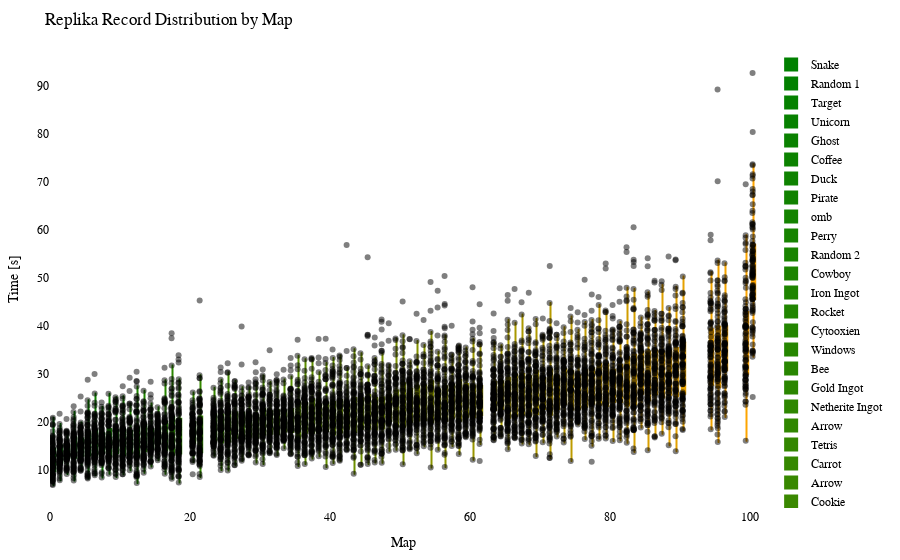

Notebook source saved alongside this figure:
### Code cell
import plotly.graph_objects as go
import plotly.io as pio
from matplotlib.colors import LinearSegmentedColormap, to_hex

df = getRecordsDataframe(minigame="Replika")

# sort df columns by mean value 
df = df.reindex(df.mean().sort_values().index, axis=1)

# drop sum column
df = df.drop(columns=["Sum"])

# replace 25 with NaN
df = df.replace(25, np.nan)

# remove "ms " from column names
df.columns = df.columns.str.replace('ms ', '')

# Exclude the first column (assuming it's the column you don't want to include)
df_to_html = df.iloc[:, 1:]

# Calculate the offset for centering the data points
num_columns = len(df_to_html.columns)
offset = 0.5

# Create a green to orange gradient
cmap = LinearSegmentedColormap.from_list("green_orange", ["green", "orange"])
colors = [to_hex(cmap(i / (num_columns - 1))) for i in range(num_columns)]

# Create a Swarm plot using Plotly
fig = go.Figure()

for i, (column, color) in enumerate(zip(df_to_html.columns, colors)):
    x_values = [i + offset] * len(df_to_html[column])  # Adjust x-values with offset for horizontal centering
    fig.add_trace(go.Box(x=x_values,
                         y=df_to_html[column],
                         name=column,
                         boxpoints='all',
                         pointpos=-0.5,  # Adjust point position to prevent overlapping
                         marker=dict(color='rgba(0,0,0,0.5)', size=6),  # Adjust marker color and size
                         line=dict(color=color),
                         fillcolor=color,
                         hovertext=df_to_html.index,
                         hoverinfo='name+text+y',
                         showlegend=True))

fig.update_layout(title="Replika Record Distribution by Map",
                  xaxis=dict(title="Map"),
                  yaxis=dict(title="Time [s]"),
                  showlegend=True,
                  font=dict(family="Arial", size=12, color="black"),  # Customize font
                  plot_bgcolor="white",  # Set background color
                  margin=dict(l=50, r=50, t=50, b=50),  # Adjust margins for better layout
                  )

# Show the figure
fig.show()

# Export the plot to an HTML file
pio.write_html(fig, "out/repl_swarm_plot.html")

### Figure 1 — Plotly figure (JSON) as saved in the notebook; plotly's stock layout.template omitted (floating-point values rounded to 4 significant figures; data arrays with more than 128 entries replaced by an {"elided": "..."} marker saying what was removed)
{"data": [{"boxpoints": "all", "fillcolor": "#008000", "hoverinfo": "name+text+y", "hovertext": {"elided": "144 str values"}, "line": {"color": "#008000"}, "marker": {"color": "rgba(0,0,0,0.5)", "size": 6}, "name": "Snake", "pointpos": -0.5, "showlegend": true, "type": "box", "x": {"elided": "144 float values"}, "y": {"elided": "144 float values"}}, {"boxpoints": "all", "fillcolor": "#028000", "hoverinfo": "name+text+y", "hovertext": {"elided": "144 str values"}, "line": {"color": "#028000"}, "marker": {"color": "rgba(0,0,0,0.5)", "size": 6}, "name": "Random 1", "pointpos": -0.5, "showlegend": true, "type": "box", "x": {"elided": "144 float values"}, "y": {"elided": "144 float values"}}, {"boxpoints": "all", "fillcolor": "#058100", "hoverinfo": "name+text+y", "hovertext": {"elided": "144 str values"}, "line": {"color": "#058100"}, "marker": {"color": "rgba(0,0,0,0.5)", "size": 6}, "name": "Target", "pointpos": -0.5, "showlegend": true, "type": "box", "x": {"elided": "144 float values"}, "y": {"elided": "144 float values"}}, {"boxpoints": "all", "fillcolor": "#078100", "hoverinfo": "name+text+y", "hovertext": {"elided": "144 str values"}, "line": {"color": "#078100"}, "marker": {"color": "rgba(0,0,0,0.5)", "size": 6}, "name": "Unicorn", "pointpos": -0.5, "showlegend": true, "type": "box", "x": {"elided": "144 float values"}, "y": {"elided": "144 float values"}}, {"boxpoints": "all", "fillcolor": "#0a8100", "hoverinfo": "name+text+y", "hovertext": {"elided": "144 str values"}, "line": {"color": "#0a8100"}, "marker": {"color": "rgba(0,0,0,0.5)", "size": 6}, "name": "Ghost", "pointpos": -0.5, "showlegend": true, "type": "box", "x": {"elided": "144 float values"}, "y": {"elided": "144 float values"}}, {"boxpoints": "all", "fillcolor": "#0c8200", "hoverinfo": "name+text+y", "hovertext": {"elided": "144 str values"}, "line": {"color": "#0c8200"}, "marker": {"color": "rgba(0,0,0,0.5)", "size": 6}, "name": "Coffee", "pointpos": -0.5, "showlegend": true, "type": "box", "x": {"elided": "144 float values"}, "y": {"elided": "144 float values"}}, {"boxpoints": "all", "fillcolor": "#0f8200", "hoverinfo": "name+text+y", "hovertext": {"elided": "144 str values"}, "line": {"color": "#0f8200"}, "marker": {"color": "rgba(0,0,0,0.5)", "size": 6}, "name": "Duck", "pointpos": -0.5, "showlegend": true, "type": "box", "x": {"elided": "144 float values"}, "y": {"elided": "144 float values"}}, {"boxpoints": "all", "fillcolor": "#118200", "hoverinfo": "name+text+y", "hovertext": {"elided": "144 str values"}, "line": {"color": "#118200"}, "marker": {"color": "rgba(0,0,0,0.5)", "size": 6}, "name": "Pirate", "pointpos": -0.5, "showlegend": true, "type": "box", "x": {"elided": "144 float values"}, "y": {"elided": "144 float values"}}, {"boxpoints": "all", "fillcolor": "#148300", "hoverinfo": "name+text+y", "hovertext": {"elided": "144 str values"}, "line": {"color": "#148300"}, "marker": {"color": "rgba(0,0,0,0.5)", "size": 6}, "name": "omb", "pointpos": -0.5, "showlegend": true, "type": "box", "x": {"elided": "144 float values"}, "y": {"elided": "144 float values"}}, {"boxpoints": "all", "fillcolor": "#178300", "hoverinfo": "name+text+y", "hovertext": {"elided": "144 str values"}, "line": {"color": "#178300"}, "marker": {"color": "rgba(0,0,0,0.5)", "size": 6}, "name": "Perry", "pointpos": -0.5, "showlegend": true, "type": "box", "x": {"elided": "144 float values"}, "y": {"elided": "144 float values"}}, {"boxpoints": "all", "fillcolor": "#198400", "hoverinfo": "name+text+y", "hovertext": {"elided": "144 str values"}, "line": {"color": "#198400"}, "marker": {"color": "rgba(0,0,0,0.5)", "size": 6}, "name": "Random 2", "pointpos": -0.5, "showlegend": true, "type": "box", "x": {"elided": "144 float values"}, "y": {"elided": "144 float values"}}, {"boxpoints": "all", "fillcolor": "#1c8400", "hoverinfo": "name+text+y", "hovertext": {"elided": "144 str values"}, "line": {"color": "#1c8400"}, "marker": {"color": "rgba(0,0,0,0.5)", "size": 6}, "name": "Cowboy", "pointpos": -0.5, "showlegend": true, "type": "box", "x": {"elided": "144 float values"}, "y": {"elided": "144 float values"}}, {"boxpoints": "all", "fillcolor": "#1e8400", "hoverinfo": "name+text+y", "hovertext": {"elided": "144 str values"}, "line": {"color": "#1e8400"}, "marker": {"color": "rgba(0,0,0,0.5)", "size": 6}, "name": "Iron Ingot", "pointpos": -0.5, "showlegend": true, "type": "box", "x": {"elided": "144 float values"}, "y": {"elided": "144 float values"}}, {"boxpoints": "all", "fillcolor": "#218500", "hoverinfo": "name+text+y", "hovertext": {"elided": "144 str values"}, "line": {"color": "#218500"}, "marker": {"color": "rgba(0,0,0,0.5)", "size": 6}, "name": "Rocket", "pointpos": -0.5, "showlegend": true, "type": "box", "x": {"elided": "144 float values"}, "y": {"elided": "144 float values"}}, {"boxpoints": "all", "fillcolor": "#238500", "hoverinfo": "name+text+y", "hovertext": {"elided": "144 str values"}, "line": {"color": "#238500"}, "marker": {"color": "rgba(0,0,0,0.5)", "size": 6}, "name": "Cytooxien", "pointpos": -0.5, "showlegend": true, "type": "box", "x": {"elided": "144 float values"}, "y": {"elided": "144 float values"}}, {"boxpoints": "all", "fillcolor": "#268600", "hoverinfo": "name+text+y", "hovertext": {"elided": "144 str values"}, "line": {"color": "#268600"}, "marker": {"color": "rgba(0,0,0,0.5)", "size": 6}, "name": "Windows", "pointpos": -0.5, "showlegend": true, "type": "box", "x": {"elided": "144 float values"}, "y": {"elided": "144 float values"}}, {"boxpoints": "all", "fillcolor": "#288600", "hoverinfo": "name+text+y", "hovertext": {"elided": "144 str values"}, "line": {"color": "#288600"}, "marker": {"color": "rgba(0,0,0,0.5)", "size": 6}, "name": "Bee", "pointpos": -0.5, "showlegend": true, "type": "box", "x": {"elided": "144 float values"}, "y": {"elided": "144 float values"}}, {"boxpoints": "all", "fillcolor": "#2b8600", "hoverinfo": "name+text+y", "hovertext": {"elided": "144 str values"}, "line": {"color": "#2b8600"}, "marker": {"color": "rgba(0,0,0,0.5)", "size": 6}, "name": "Gold Ingot", "pointpos": -0.5, "showlegend": true, "type": "box", "x": {"elided": "144 float values"}, "y": {"elided": "144 float values"}}, {"boxpoints": "all", "fillcolor": "#2e8700", "hoverinfo": "name+text+y", "hovertext": {"elided": "144 str values"}, "line": {"color": "#2e8700"}, "marker": {"color": "rgba(0,0,0,0.5)", "size": 6}, "name": "Netherite Ingot", "pointpos": -0.5, "showlegend": true, "type": "box", "x": {"elided": "144 float values"}, "y": {"elided": "144 float values"}}, {"boxpoints": "all", "fillcolor": "#308700", "hoverinfo": "name+text+y", "hovertext": {"elided": "144 str values"}, "line": {"color": "#308700"}, "marker": {"color": "rgba(0,0,0,0.5)", "size": 6}, "name": "Arrow", "pointpos": -0.5, "showlegend": true, "type": "box", "x": {"elided": "144 float values"}, "y": {"elided": "144x2 float values"}}, {"boxpoints": "all", "fillcolor": "#338700", "hoverinfo": "name+text+y", "hovertext": {"elided": "144 str values"}, "line": {"color": "#338700"}, "marker": {"color": "rgba(0,0,0,0.5)", "size": 6}, "name": "Tetris", "pointpos": -0.5, "showlegend": true, "type": "box", "x": {"elided": "144 float values"}, "y": {"elided": "144 float values"}}, {"boxpoints": "all", "fillcolor": "#358800", "hoverinfo": "name+text+y", "hovertext": {"elided": "144 str values"}, "line": {"color": "#358800"}, "marker": {"color": "rgba(0,0,0,0.5)", "size": 6}, "name": "Carrot", "pointpos": -0.5, "showlegend": true, "type": "box", "x": {"elided": "144 float values"}, "y": {"elided": "144 float values"}}, {"boxpoints": "all", "fillcolor": "#388800", "hoverinfo": "name+text+y", "hovertext": {"elided": "144 str values"}, "line": {"color": "#388800"}, "marker": {"color": "rgba(0,0,0,0.5)", "size": 6}, "name": "Arrow", "pointpos": -0.5, "showlegend": true, "type": "box", "x": {"elided": "144 float values"}, "y": {"elided": "144x2 float values"}}, {"boxpoints": "all", "fillcolor": "#3a8800", "hoverinfo": "name+text+y", "hovertext": {"elided": "144 str values"}, "line": {"color": "#3a8800"}, "marker": {"color": "rgba(0,0,0,0.5)", "size": 6}, "name": "Cookie", "pointpos": -0.5, "showlegend": true, "type": "box", "x": {"elided": "144 float values"}, "y": {"elided": "144 float values"}}, {"boxpoints": "all", "fillcolor": "#3d8900", "hoverinfo": "name+text+y", "hovertext": {"elided": "144 str values"}, "line": {"color": "#3d8900"}, "marker": {"color": "rgba(0,0,0,0.5)", "size": 6}, "name": "Krabs", "pointpos": -0.5, "showlegend": true, "type": "box", "x": {"elided": "144 float values"}, "y": {"elided": "144 float values"}}, {"boxpoints": "all", "fillcolor": "#408900", "hoverinfo": "name+text+y", "hovertext": {"elided": "144 str values"}, "line": {"color": "#408900"}, "marker": {"color": "rgba(0,0,0,0.5)", "size": 6}, "name": "Poppy", "pointpos": -0.5, "showlegend": true, "type": "box", "x": {"elided": "144 float values"}, "y": {"elided": "144 float values"}}, {"boxpoints": "all", "fillcolor": "#428a00", "hoverinfo": "name+text+y", "hovertext": {"elided": "144 str values"}, "line": {"color": "#428a00"}, "marker": {"color": "rgba(0,0,0,0.5)", "size": 6}, "name": "Pacman Ghost", "pointpos": -0.5, "showlegend": true, "type": "box", "x": {"elided": "144 float values"}, "y": {"elided": "144 float values"}}, {"boxpoints": "all", "fillcolor": "#458a00", "hoverinfo": "name+text+y", "hovertext": {"elided": "144 str values"}, "line": {"color": "#458a00"}, "marker": {"color": "rgba(0,0,0,0.5)", "size": 6}, "name": "Koopa", "pointpos": -0.5, "showlegend": true, "type": "box", "x": {"elided": "144 float values"}, "y": {"elided": "144 float values"}}, {"boxpoints": "all", "fillcolor": "#478a00", "hoverinfo": "name+text+y", "hovertext": {"elided": "144 str values"}, "line": {"color": "#478a00"}, "marker": {"color": "rgba(0,0,0,0.5)", "size": 6}, "name": "Twitch", "pointpos": -0.5, "showlegend": true, "type": "box", "x": {"elided": "144 float values"}, "y": {"elided": "144 float values"}}, {"boxpoints": "all", "fillcolor": "#4a8b00", "hoverinfo": "name+text+y", "hovertext": {"elided": "144 str values"}, "line": {"color": "#4a8b00"}, "marker": {"color": "rgba(0,0,0,0.5)", "size": 6}, "name": "Water Temple", "pointpos": -0.5, "showlegend": true, "type": "box", "x": {"elided": "144 float values"}, "y": {"elided": "144 float values"}}, {"boxpoints": "all", "fillcolor": "#4c8b00", "hoverinfo": "name+text+y", "hovertext": {"elided": "144 str values"}, "line": {"color": "#4c8b00"}, "marker": {"color": "rgba(0,0,0,0.5)", "size": 6}, "name": "Mario", "pointpos": -0.5, "showlegend": true, "type": "box", "x": {"elided": "144 float values"}, "y": {"elided": "144 float values"}}, {"boxpoints": "all", "fillcolor": "#4f8b00", "hoverinfo": "name+text+y", "hovertext": {"elided": "144 str values"}, "line": {"color": "#4f8b00"}, "marker": {"color": "rgba(0,0,0,0.5)", "size": 6}, "name": "Controller", "pointpos": -0.5, "showlegend": true, "type": "box", "x": {"elided": "144 float values"}, "y": {"elided": "144 float values"}}, {"boxpoints": "all", "fillcolor": "#518c00", "hoverinfo": "name+text+y", "hovertext": {"elided": "144 str values"}, "line": {"color": "#518c00"}, "marker": {"color": "rgba(0,0,0,0.5)", "size": 6}, "name": "Poke Ball", "pointpos": -0.5, "showlegend": true, "type": "box", "x": {"elided": "144 float values"}, "y": {"elided": "144 float values"}}, {"boxpoints": "all", "fillcolor": "#548c00", "hoverinfo": "name+text+y", "hovertext": {"elided": "144 str values"}, "line": {"color": "#548c00"}, "marker": {"color": "rgba(0,0,0,0.5)", "size": 6}, "name": "Camera", "pointpos": -0.5, "showlegend": true, "type": "box", "x": {"elided": "144 float values"}, "y": {"elided": "144 float values"}}, {"boxpoints": "all", "fillcolor": "#578d00", "hoverinfo": "name+text+y", "hovertext": {"elided": "144 str values"}, "line": {"color": "#578d00"}, "marker": {"color": "rgba(0,0,0,0.5)", "size": 6}, "name": "Diskette", "pointpos": -0.5, "showlegend": true, "type": "box", "x": {"elided": "144 float values"}, "y": {"elided": "144 float values"}}, {"boxpoints": "all", "fillcolor": "#598d00", "hoverinfo": "name+text+y", "hovertext": {"elided": "144 str values"}, "line": {"color": "#598d00"}, "marker": {"color": "rgba(0,0,0,0.5)", "size": 6}, "name": "House", "pointpos": -0.5, "showlegend": true, "type": "box", "x": {"elided": "144 float values"}, "y": {"elided": "144 float values"}}, {"boxpoints": "all", "fillcolor": "#5c8d00", "hoverinfo": "name+text+y", "hovertext": {"elided": "144 str values"}, "line": {"color": "#5c8d00"}, "marker": {"color": "rgba(0,0,0,0.5)", "size": 6}, "name": "Caterpie", "pointpos": -0.5, "showlegend": true, "type": "box", "x": {"elided": "144 float values"}, "y": {"elided": "144 float values"}}, {"boxpoints": "all", "fillcolor": "#5e8e00", "hoverinfo": "name+text+y", "hovertext": {"elided": "144 str values"}, "line": {"color": "#5e8e00"}, "marker": {"color": "rgba(0,0,0,0.5)", "size": 6}, "name": "YouTube", "pointpos": -0.5, "showlegend": true, "type": "box", "x": {"elided": "144 float values"}, "y": {"elided": "144 float values"}}, {"boxpoints": "all", "fillcolor": "#618e00", "hoverinfo": "name+text+y", "hovertext": {"elided": "144 str values"}, "line": {"color": "#618e00"}, "marker": {"color": "rgba(0,0,0,0.5)", "size": 6}, "name": "Parrot", "pointpos": -0.5, "showlegend": true, "type": "box", "x": {"elided": "144 float values"}, "y": {"elided": "144 float values"}}, {"boxpoints": "all", "fillcolor": "#638e00", "hoverinfo": "name+text+y", "hovertext": {"elided": "144 str values"}, "line": {"color": "#638e00"}, "marker": {"color": "rgba(0,0,0,0.5)", "size": 6}, "name": "Baby Yoda", "pointpos": -0.5, "showlegend": true, "type": "box", "x": {"elided": "144 float values"}, "y": {"elided": "144 float values"}}, {"boxpoints": "all", "fillcolor": "#668f00", "hoverinfo": "name+text+y", "hovertext": {"elided": "144 str values"}, "line": {"color": "#668f00"}, "marker": {"color": "rgba(0,0,0,0.5)", "size": 6}, "name": "Sonic", "pointpos": -0.5, "showlegend": true, "type": "box", "x": {"elided": "144 float values"}, "y": {"elided": "144 float values"}}, {"boxpoints": "all", "fillcolor": "#688f00", "hoverinfo": "name+text+y", "hovertext": {"elided": "144 str values"}, "line": {"color": "#688f00"}, "marker": {"color": "rgba(0,0,0,0.5)", "size": 6}, "name": "Chicken", "pointpos": -0.5, "showlegend": true, "type": "box", "x": {"elided": "144 float values"}, "y": {"elided": "144 float values"}}, {"boxpoints": "all", "fillcolor": "#6b9000", "hoverinfo": "name+text+y", "hovertext": {"elided": "144 str values"}, "line": {"color": "#6b9000"}, "marker": {"color": "rgba(0,0,0,0.5)", "size": 6}, "name": "Twitter", "pointpos": -0.5, "showlegend": true, "type": "box", "x": {"elided": "144 float values"}, "y": {"elided": "144 float values"}}, {"boxpoints": "all", "fillcolor": "#6e9000", "hoverinfo": "name+text+y", "hovertext": {"elided": "144 str values"}, "line": {"color": "#6e9000"}, "marker": {"color": "rgba(0,0,0,0.5)", "size": 6}, "name": "Excavator", "pointpos": -0.5, "showlegend": true, "type": "box", "x": {"elided": "144 float values"}, "y": {"elided": "144 float values"}}, {"boxpoints": "all", "fillcolor": "#709000", "hoverinfo": "name+text+y", "hovertext": {"elided": "144 str values"}, "line": {"color": "#709000"}, "marker": {"color": "rgba(0,0,0,0.5)", "size": 6}, "name": "Fox", "pointpos": -0.5, "showlegend": true, "type": "box", "x": {"elided": "144 float values"}, "y": {"elided": "144 float values"}}, {"boxpoints": "all", "fillcolor": "#739100", "hoverinfo": "name+text+y", "hovertext": {"elided": "144 str values"}, "line": {"color": "#739100"}, "marker": {"color": "rgba(0,0,0,0.5)", "size": 6}, "name": "Egg", "pointpos": -0.5, "showlegend": true, "type": "box", "x": {"elided": "144 float values"}, "y": {"elided": "144 float values"}}, {"boxpoints": "all", "fillcolor": "#759100", "hoverinfo": "name+text+y", "hovertext": {"elided": "144 str values"}, "line": {"color": "#759100"}, "marker": {"color": "rgba(0,0,0,0.5)", "size": 6}, "name": "of Meat", "pointpos": -0.5, "showlegend": true, "type": "box", "x": {"elided": "144 float values"}, "y": {"elided": "144 float values"}}, {"boxpoints": "all", "fillcolor": "#789100", "hoverinfo": "name+text+y", "hovertext": {"elided": "144 str values"}, "line": {"color": "#789100"}, "marker": {"color": "rgba(0,0,0,0.5)", "size": 6}, "name": "Frog", "pointpos": -0.5, "showlegend": true, "type": "box", "x": {"elided": "144 float values"}, "y": {"elided": "144 float values"}}, {"boxpoints": "all", "fillcolor": "#7a9200", "hoverinfo": "name+text+y", "hovertext": {"elided": "144 str values"}, "line": {"color": "#7a9200"}, "marker": {"color": "rgba(0,0,0,0.5)", "size": 6}, "name": "Thinking 2", "pointpos": -0.5, "showlegend": true, "type": "box", "x": {"elided": "144 float values"}, "y": {"elided": "144 float values"}}, {"boxpoints": "all", "fillcolor": "#7d9200", "hoverinfo": "name+text+y", "hovertext": {"elided": "144 str values"}, "line": {"color": "#7d9200"}, "marker": {"color": "rgba(0,0,0,0.5)", "size": 6}, "name": "Tree", "pointpos": -0.5, "showlegend": true, "type": "box", "x": {"elided": "144 float values"}, "y": {"elided": "144 float values"}}, {"boxpoints": "all", "fillcolor": "#809300", "hoverinfo": "name+text+y", "hovertext": {"elided": "144 str values"}, "line": {"color": "#809300"}, "marker": {"color": "rgba(0,0,0,0.5)", "size": 6}, "name": "The Sea", "pointpos": -0.5, "showlegend": true, "type": "box", "x": {"elided": "144 float values"}, "y": {"elided": "144 float values"}}, {"boxpoints": "all", "fillcolor": "#829300", "hoverinfo": "name+text+y", "hovertext": {"elided": "144 str values"}, "line": {"color": "#829300"}, "marker": {"color": "rgba(0,0,0,0.5)", "size": 6}, "name": "Thinking", "pointpos": -0.5, "showlegend": true, "type": "box", "x": {"elided": "144 float values"}, "y": {"elided": "144 float values"}}, {"boxpoints": "all", "fillcolor": "#859300", "hoverinfo": "name+text+y", "hovertext": {"elided": "144 str values"}, "line": {"color": "#859300"}, "marker": {"color": "rgba(0,0,0,0.5)", "size": 6}, "name": "ppHop 2", "pointpos": -0.5, "showlegend": true, "type": "box", "x": {"elided": "144 float values"}, "y": {"elided": "144 float values"}}, {"boxpoints": "all", "fillcolor": "#879400", "hoverinfo": "name+text+y", "hovertext": {"elided": "144 str values"}, "line": {"color": "#879400"}, "marker": {"color": "rgba(0,0,0,0.5)", "size": 6}, "name": "Heart", "pointpos": -0.5, "showlegend": true, "type": "box", "x": {"elided": "144 float values"}, "y": {"elided": "144 float values"}}, {"boxpoints": "all", "fillcolor": "#8a9400", "hoverinfo": "name+text+y", "hovertext": {"elided": "144 str values"}, "line": {"color": "#8a9400"}, "marker": {"color": "rgba(0,0,0,0.5)", "size": 6}, "name": "Sheep", "pointpos": -0.5, "showlegend": true, "type": "box", "x": {"elided": "144 float values"}, "y": {"elided": "144 float values"}}, {"boxpoints": "all", "fillcolor": "#8c9400", "hoverinfo": "name+text+y", "hovertext": {"elided": "144 str values"}, "line": {"color": "#8c9400"}, "marker": {"color": "rgba(0,0,0,0.5)", "size": 6}, "name": "Up", "pointpos": -0.5, "showlegend": true, "type": "box", "x": {"elided": "144 float values"}, "y": {"elided": "144 float values"}}, {"boxpoints": "all", "fillcolor": "#8f9500", "hoverinfo": "name+text+y", "hovertext": {"elided": "144 str values"}, "line": {"color": "#8f9500"}, "marker": {"color": "rgba(0,0,0,0.5)", "size": 6}, "name": "Pizza", "pointpos": -0.5, "showlegend": true, "type": "box", "x": {"elided": "144 float values"}, "y": {"elided": "144 float values"}}, {"boxpoints": "all", "fillcolor": "#919500", "hoverinfo": "name+text+y", "hovertext": {"elided": "144 str values"}, "line": {"color": "#919500"}, "marker": {"color": "rgba(0,0,0,0.5)", "size": 6}, "name": "Skeleton", "pointpos": -0.5, "showlegend": true, "type": "box", "x": {"elided": "144 float values"}, "y": {"elided": "144 float values"}}, {"boxpoints": "all", "fillcolor": "#949500", "hoverinfo": "name+text+y", "hovertext": {"elided": "144 str values"}, "line": {"color": "#949500"}, "marker": {"color": "rgba(0,0,0,0.5)", "size": 6}, "name": "French Fries", "pointpos": -0.5, "showlegend": true, "type": "box", "x": {"elided": "144 float values"}, "y": {"elided": "144 float values"}}, {"boxpoints": "all", "fillcolor": "#979600", "hoverinfo": "name+text+y", "hovertext": {"elided": "144 str values"}, "line": {"color": "#979600"}, "marker": {"color": "rgba(0,0,0,0.5)", "size": 6}, "name": "Among Us", "pointpos": -0.5, "showlegend": true, "type": "box", "x": {"elided": "144 float values"}, "y": {"elided": "144 float values"}}, {"boxpoints": "all", "fillcolor": "#999600", "hoverinfo": "name+text+y", "hovertext": {"elided": "144 str values"}, "line": {"color": "#999600"}, "marker": {"color": "rgba(0,0,0,0.5)", "size": 6}, "name": "Cherry", "pointpos": -0.5, "showlegend": true, "type": "box", "x": {"elided": "144 float values"}, "y": {"elided": "144 float values"}}, {"boxpoints": "all", "fillcolor": "#9c9700", "hoverinfo": "name+text+y", "hovertext": {"elided": "144 str values"}, "line": {"color": "#9c9700"}, "marker": {"color": "rgba(0,0,0,0.5)", "size": 6}, "name": "Mountain", "pointpos": -0.5, "showlegend": true, "type": "box", "x": {"elided": "144 float values"}, "y": {"elided": "144 float values"}}, {"boxpoints": "all", "fillcolor": "#9e9700", "hoverinfo": "name+text+y", "hovertext": {"elided": "144 str values"}, "line": {"color": "#9e9700"}, "marker": {"color": "rgba(0,0,0,0.5)", "size": 6}, "name": "Cow", "pointpos": -0.5, "showlegend": true, "type": "box", "x": {"elided": "144 float values"}, "y": {"elided": "144x2 float values"}}, {"boxpoints": "all", "fillcolor": "#a19700", "hoverinfo": "name+text+y", "hovertext": {"elided": "144 str values"}, "line": {"color": "#a19700"}, "marker": {"color": "rgba(0,0,0,0.5)", "size": 6}, "name": "Hourglass", "pointpos": -0.5, "showlegend": true, "type": "box", "x": {"elided": "144 float values"}, "y": {"elided": "144 float values"}}, {"boxpoints": "all", "fillcolor": "#a39800", "hoverinfo": "name+text+y", "hovertext": {"elided": "144 str values"}, "line": {"color": "#a39800"}, "marker": {"color": "rgba(0,0,0,0.5)", "size": 6}, "name": "Blue Monster", "pointpos": -0.5, "showlegend": true, "type": "box", "x": {"elided": "144 float values"}, "y": {"elided": "144 float values"}}, {"boxpoints": "all", "fillcolor": "#a69800", "hoverinfo": "name+text+y", "hovertext": {"elided": "144 str values"}, "line": {"color": "#a69800"}, "marker": {"color": "rgba(0,0,0,0.5)", "size": 6}, "name": "Wizard", "pointpos": -0.5, "showlegend": true, "type": "box", "x": {"elided": "144 float values"}, "y": {"elided": "144 float values"}}, {"boxpoints": "all", "fillcolor": "#a89800", "hoverinfo": "name+text+y", "hovertext": {"elided": "144 str values"}, "line": {"color": "#a89800"}, "marker": {"color": "rgba(0,0,0,0.5)", "size": 6}, "name": "Galaxian Alien", "pointpos": -0.5, "showlegend": true, "type": "box", "x": {"elided": "144 float values"}, "y": {"elided": "144 float values"}}, {"boxpoints": "all", "fillcolor": "#ab9900", "hoverinfo": "name+text+y", "hovertext": {"elided": "144 str values"}, "line": {"color": "#ab9900"}, "marker": {"color": "rgba(0,0,0,0.5)", "size": 6}, "name": "Zombie", "pointpos": -0.5, "showlegend": true, "type": "box", "x": {"elided": "144 float values"}, "y": {"elided": "144 float values"}}, {"boxpoints": "all", "fillcolor": "#ae9900", "hoverinfo": "name+text+y", "hovertext": {"elided": "144 str values"}, "line": {"color": "#ae9900"}, "marker": {"color": "rgba(0,0,0,0.5)", "size": 6}, "name": "ppHop 1", "pointpos": -0.5, "showlegend": true, "type": "box", "x": {"elided": "144 float values"}, "y": {"elided": "144 float values"}}, {"boxpoints": "all", "fillcolor": "#b09a00", "hoverinfo": "name+text+y", "hovertext": {"elided": "144 str values"}, "line": {"color": "#b09a00"}, "marker": {"color": "rgba(0,0,0,0.5)", "size": 6}, "name": "Eevee", "pointpos": -0.5, "showlegend": true, "type": "box", "x": {"elided": "144 float values"}, "y": {"elided": "144 float values"}}, {"boxpoints": "all", "fillcolor": "#b39a00", "hoverinfo": "name+text+y", "hovertext": {"elided": "144 str values"}, "line": {"color": "#b39a00"}, "marker": {"color": "rgba(0,0,0,0.5)", "size": 6}, "name": "Spider", "pointpos": -0.5, "showlegend": true, "type": "box", "x": {"elided": "144 float values"}, "y": {"elided": "144 float values"}}, {"boxpoints": "all", "fillcolor": "#b59a00", "hoverinfo": "name+text+y", "hovertext": {"elided": "144 str values"}, "line": {"color": "#b59a00"}, "marker": {"color": "rgba(0,0,0,0.5)", "size": 6}, "name": "Penguin", "pointpos": -0.5, "showlegend": true, "type": "box", "x": {"elided": "144 float values"}, "y": {"elided": "144 float values"}}, {"boxpoints": "all", "fillcolor": "#b89b00", "hoverinfo": "name+text+y", "hovertext": {"elided": "144 str values"}, "line": {"color": "#b89b00"}, "marker": {"color": "rgba(0,0,0,0.5)", "size": 6}, "name": "Turtle", "pointpos": -0.5, "showlegend": true, "type": "box", "x": {"elided": "144 float values"}, "y": {"elided": "144 float values"}}, {"boxpoints": "all", "fillcolor": "#ba9b00", "hoverinfo": "name+text+y", "hovertext": {"elided": "144 str values"}, "line": {"color": "#ba9b00"}, "marker": {"color": "rgba(0,0,0,0.5)", "size": 6}, "name": "Slime", "pointpos": -0.5, "showlegend": true, "type": "box", "x": {"elided": "144 float values"}, "y": {"elided": "144 float values"}}, {"boxpoints": "all", "fillcolor": "#bd9b00", "hoverinfo": "name+text+y", "hovertext": {"elided": "144 str values"}, "line": {"color": "#bd9b00"}, "marker": {"color": "rgba(0,0,0,0.5)", "size": 6}, "name": "Mouse", "pointpos": -0.5, "showlegend": true, "type": "box", "x": {"elided": "144 float values"}, "y": {"elided": "144 float values"}}, {"boxpoints": "all", "fillcolor": "#c09c00", "hoverinfo": "name+text+y", "hovertext": {"elided": "144 str values"}, "line": {"color": "#c09c00"}, "marker": {"color": "rgba(0,0,0,0.5)", "size": 6}, "name": "Instagram", "pointpos": -0.5, "showlegend": true, "type": "box", "x": {"elided": "144 float values"}, "y": {"elided": "144 float values"}}, {"boxpoints": "all", "fillcolor": "#c29c00", "hoverinfo": "name+text+y", "hovertext": {"elided": "144 str values"}, "line": {"color": "#c29c00"}, "marker": {"color": "rgba(0,0,0,0.5)", "size": 6}, "name": "muss los", "pointpos": -0.5, "showlegend": true, "type": "box", "x": {"elided": "144 float values"}, "y": {"elided": "144 float values"}}, {"boxpoints": "all", "fillcolor": "#c59d00", "hoverinfo": "name+text+y", "hovertext": {"elided": "144 str values"}, "line": {"color": "#c59d00"}, "marker": {"color": "rgba(0,0,0,0.5)", "size": 6}, "name": "Skeleton Skull", "pointpos": -0.5, "showlegend": true, "type": "box", "x": {"elided": "144 float values"}, "y": {"elided": "144 float values"}}, {"boxpoints": "all", "fillcolor": "#c79d00", "hoverinfo": "name+text+y", "hovertext": {"elided": "144 str values"}, "line": {"color": "#c79d00"}, "marker": {"color": "rgba(0,0,0,0.5)", "size": 6}, "name": "Cake", "pointpos": -0.5, "showlegend": true, "type": "box", "x": {"elided": "144 float values"}, "y": {"elided": "144 float values"}}, {"boxpoints": "all", "fillcolor": "#ca9d00", "hoverinfo": "name+text+y", "hovertext": {"elided": "144 str values"}, "line": {"color": "#ca9d00"}, "marker": {"color": "rgba(0,0,0,0.5)", "size": 6}, "name": "Blinky", "pointpos": -0.5, "showlegend": true, "type": "box", "x": {"elided": "144 float values"}, "y": {"elided": "144 float values"}}, {"boxpoints": "all", "fillcolor": "#cc9e00", "hoverinfo": "name+text+y", "hovertext": {"elided": "144 str values"}, "line": {"color": "#cc9e00"}, "marker": {"color": "rgba(0,0,0,0.5)", "size": 6}, "name": "Charizard", "pointpos": -0.5, "showlegend": true, "type": "box", "x": {"elided": "144 float values"}, "y": {"elided": "144 float values"}}, {"boxpoints": "all", "fillcolor": "#cf9e00", "hoverinfo": "name+text+y", "hovertext": {"elided": "144 str values"}, "line": {"color": "#cf9e00"}, "marker": {"color": "rgba(0,0,0,0.5)", "size": 6}, "name": "Globe", "pointpos": -0.5, "showlegend": true, "type": "box", "x": {"elided": "144 float values"}, "y": {"elided": "144 float values"}}, {"boxpoints": "all", "fillcolor": "#d19e00", "hoverinfo": "name+text+y", "hovertext": {"elided": "144 str values"}, "line": {"color": "#d19e00"}, "marker": {"color": "rgba(0,0,0,0.5)", "size": 6}, "name": "Princess", "pointpos": -0.5, "showlegend": true, "type": "box", "x": {"elided": "144 float values"}, "y": {"elided": "144 float values"}}, {"boxpoints": "all", "fillcolor": "#d49f00", "hoverinfo": "name+text+y", "hovertext": {"elided": "144 str values"}, "line": {"color": "#d49f00"}, "marker": {"color": "rgba(0,0,0,0.5)", "size": 6}, "name": "Apple", "pointpos": -0.5, "showlegend": true, "type": "box", "x": {"elided": "144 float values"}, "y": {"elided": "144 float values"}}, {"boxpoints": "all", "fillcolor": "#d79f00", "hoverinfo": "name+text+y", "hovertext": {"elided": "144 str values"}, "line": {"color": "#d79f00"}, "marker": {"color": "rgba(0,0,0,0.5)", "size": 6}, "name": "TNT", "pointpos": -0.5, "showlegend": true, "type": "box", "x": {"elided": "144 float values"}, "y": {"elided": "144 float values"}}, {"boxpoints": "all", "fillcolor": "#d99f00", "hoverinfo": "name+text+y", "hovertext": {"elided": "144 str values"}, "line": {"color": "#d99f00"}, "marker": {"color": "rgba(0,0,0,0.5)", "size": 6}, "name": "Kitty", "pointpos": -0.5, "showlegend": true, "type": "box", "x": {"elided": "144 float values"}, "y": {"elided": "144 float values"}}, {"boxpoints": "all", "fillcolor": "#dca000", "hoverinfo": "name+text+y", "hovertext": {"elided": "144 str values"}, "line": {"color": "#dca000"}, "marker": {"color": "rgba(0,0,0,0.5)", "size": 6}, "name": "Smurf", "pointpos": -0.5, "showlegend": true, "type": "box", "x": {"elided": "144 float values"}, "y": {"elided": "144 float values"}}, {"boxpoints": "all", "fillcolor": "#dea000", "hoverinfo": "name+text+y", "hovertext": {"elided": "144 str values"}, "line": {"color": "#dea000"}, "marker": {"color": "rgba(0,0,0,0.5)", "size": 6}, "name": "Mooshroom", "pointpos": -0.5, "showlegend": true, "type": "box", "x": {"elided": "144 float values"}, "y": {"elided": "144 float values"}}, {"boxpoints": "all", "fillcolor": "#e1a100", "hoverinfo": "name+text+y", "hovertext": {"elided": "144 str values"}, "line": {"color": "#e1a100"}, "marker": {"color": "rgba(0,0,0,0.5)", "size": 6}, "name": "Robin Hood", "pointpos": -0.5, "showlegend": true, "type": "box", "x": {"elided": "144 float values"}, "y": {"elided": "144 float values"}}, {"boxpoints": "all", "fillcolor": "#e3a100", "hoverinfo": "name+text+y", "hovertext": {"elided": "144 str values"}, "line": {"color": "#e3a100"}, "marker": {"color": "rgba(0,0,0,0.5)", "size": 6}, "name": "Toad", "pointpos": -0.5, "showlegend": true, "type": "box", "x": {"elided": "144 float values"}, "y": {"elided": "144 float values"}}, {"boxpoints": "all", "fillcolor": "#e6a100", "hoverinfo": "name+text+y", "hovertext": {"elided": "144 str values"}, "line": {"color": "#e6a100"}, "marker": {"color": "rgba(0,0,0,0.5)", "size": 6}, "name": "Guardian", "pointpos": -0.5, "showlegend": true, "type": "box", "x": {"elided": "144 float values"}, "y": {"elided": "144 float values"}}, {"boxpoints": "all", "fillcolor": "#e8a200", "hoverinfo": "name+text+y", "hovertext": {"elided": "144 str values"}, "line": {"color": "#e8a200"}, "marker": {"color": "rgba(0,0,0,0.5)", "size": 6}, "name": "Cow", "pointpos": -0.5, "showlegend": true, "type": "box", "x": {"elided": "144 float values"}, "y": {"elided": "144x2 float values"}}, {"boxpoints": "all", "fillcolor": "#eba200", "hoverinfo": "name+text+y", "hovertext": {"elided": "144 str values"}, "line": {"color": "#eba200"}, "marker": {"color": "rgba(0,0,0,0.5)", "size": 6}, "name": "Doge", "pointpos": -0.5, "showlegend": true, "type": "box", "x": {"elided": "144 float values"}, "y": {"elided": "144x2 float values"}}, {"boxpoints": "all", "fillcolor": "#eea300", "hoverinfo": "name+text+y", "hovertext": {"elided": "144 str values"}, "line": {"color": "#eea300"}, "marker": {"color": "rgba(0,0,0,0.5)", "size": 6}, "name": "Doge", "pointpos": -0.5, "showlegend": true, "type": "box", "x": {"elided": "144 float values"}, "y": {"elided": "144x2 float values"}}, {"boxpoints": "all", "fillcolor": "#f0a300", "hoverinfo": "name+text+y", "hovertext": {"elided": "144 str values"}, "line": {"color": "#f0a300"}, "marker": {"color": "rgba(0,0,0,0.5)", "size": 6}, "name": "Kirby", "pointpos": -0.5, "showlegend": true, "type": "box", "x": {"elided": "144 float values"}, "y": {"elided": "144 float values"}}, {"boxpoints": "all", "fillcolor": "#f3a300", "hoverinfo": "name+text+y", "hovertext": {"elided": "144 str values"}, "line": {"color": "#f3a300"}, "marker": {"color": "rgba(0,0,0,0.5)", "size": 6}, "name": "Ender Pearl", "pointpos": -0.5, "showlegend": true, "type": "box", "x": {"elided": "144 float values"}, "y": {"elided": "144 float values"}}, {"boxpoints": "all", "fillcolor": "#f5a400", "hoverinfo": "name+text+y", "hovertext": {"elided": "144 str values"}, "line": {"color": "#f5a400"}, "marker": {"color": "rgba(0,0,0,0.5)", "size": 6}, "name": "Piranha Plant", "pointpos": -0.5, "showlegend": true, "type": "box", "x": {"elided": "144 float values"}, "y": {"elided": "144 float values"}}, {"boxpoints": "all", "fillcolor": "#f8a400", "hoverinfo": "name+text+y", "hovertext": {"elided": "144 str values"}, "line": {"color": "#f8a400"}, "marker": {"color": "rgba(0,0,0,0.5)", "size": 6}, "name": "Deadpool", "pointpos": -0.5, "showlegend": true, "type": "box", "x": {"elided": "144 float values"}, "y": {"elided": "144x2 float values"}}, {"boxpoints": "all", "fillcolor": "#faa400", "hoverinfo": "name+text+y", "hovertext": {"elided": "144 str values"}, "line": {"color": "#faa400"}, "marker": {"color": "rgba(0,0,0,0.5)", "size": 6}, "name": "Deadpool", "pointpos": -0.5, "showlegend": true, "type": "box", "x": {"elided": "144 float values"}, "y": {"elided": "144x2 float values"}}, {"boxpoints": "all", "fillcolor": "#fda500", "hoverinfo": "name+text+y", "hovertext": {"elided": "144 str values"}, "line": {"color": "#fda500"}, "marker": {"color": "rgba(0,0,0,0.5)", "size": 6}, "name": "Pikachu", "pointpos": -0.5, "showlegend": true, "type": "box", "x": {"elided": "144 float values"}, "y": {"elided": "144 float values"}}, {"boxpoints": "all", "fillcolor": "#ffa500", "hoverinfo": "name+text+y", "hovertext": {"elided": "144 str values"}, "line": {"color": "#ffa500"}, "marker": {"color": "rgba(0,0,0,0.5)", "size": 6}, "name": "Creeper", "pointpos": -0.5, "showlegend": true, "type": "box", "x": {"elided": "144 float values"}, "y": {"elided": "144 float values"}}], "layout": {"font": {"color": "black", "family": "Arial", "size": 12}, "margin": {"b": 50, "l": 50, "r": 50, "t": 50}, "plot_bgcolor": "white", "showlegend": true, "title": {"text": "Replika Record Distribution by Map"}, "xaxis": {"title": {"text": "Map"}}, "yaxis": {"title": {"text": "Time [s]"}}}}
